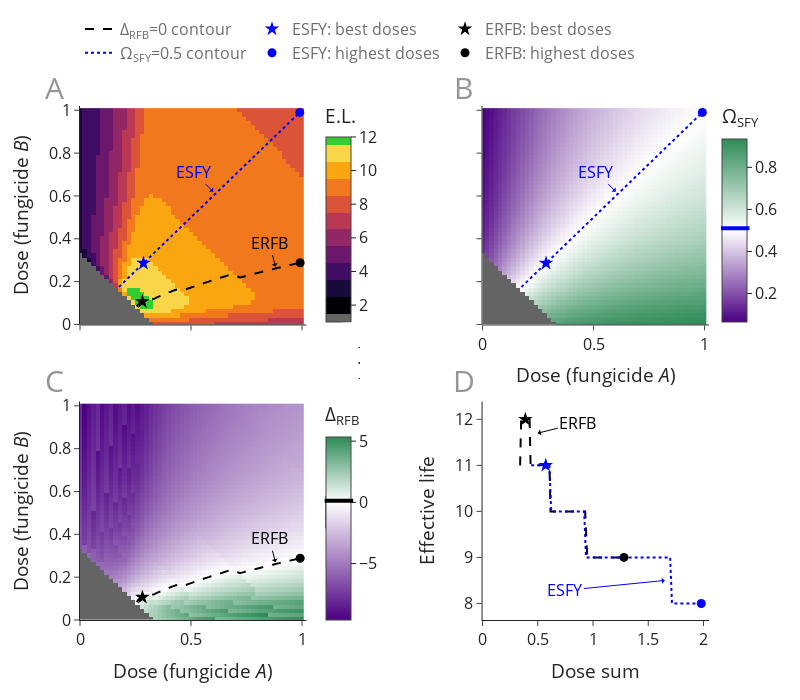

The cell this chart's notebook holds for it:
### Code cell
d = DoseSpaceOverview(output, contour_data, conf_grid.config_string_img)

### Figure 1 — Plotly figure (JSON) as saved in the notebook; plotly's stock layout.template omitted (floating-point values rounded to 4 significant figures; data arrays with more than 128 entries replaced by an {"elided": "..."} marker saying what was removed)
{"data": [{"legendgroup": "cont", "line": {"color": "black", "dash": "dash"}, "mode": "lines", "name": "Δ<sub>RFB</sub>=0 contour", "type": "scatter", "x": [1], "xaxis": "x", "y": [1], "yaxis": "y"}, {"legendgroup": "cont", "line": {"color": "blue", "dash": "dot"}, "mode": "lines", "name": "Ω<sub>SFY</sub>=0.5 contour", "type": "scatter", "x": [1], "xaxis": "x", "y": [1], "yaxis": "y"}, {"colorbar": {"len": 0.46, "thickness": 25, "title": {"text": "E.L."}, "x": 0.375, "y": 0.79}, "colorscale": [[0, "rgb(100, 100, 100)"], [0, "rgb(100, 100, 100)"], [0.04167, "rgb(100, 100, 100)"], [0.04167, "rgb(100, 100, 100)"], [0.04167, "rgb(100, 100, 100)"], [0.04167, "rgb(0.0, 0.0, 4.0)"], [0.1333, "rgb(0.0, 0.0, 4.0)"], [0.1333, "rgb(24.3, 10.8, 58.9)"], [0.225, "rgb(24.3, 10.8, 58.9)"], [0.225, "rgb(64.6, 12.0, 98.6)"], [0.3167, "rgb(64.6, 12.0, 98.6)"], [0.3167, "rgb(106.20000000000002, 23.200000000000003, 108.4)"], [0.4083, "rgb(106.20000000000002, 23.200000000000003, 108.4)"], [0.4083, "rgb(147.0, 37.6, 101.2)"], [0.5, "rgb(147.0, 37.6, 101.2)"], [0.5, "rgb(186.0, 56.0, 83.0)"], [0.5917, "rgb(186.0, 56.0, 83.0)"], [0.5917, "rgb(219.0, 82.80000000000001, 56.79999999999999)"], [0.6833, "rgb(219.0, 82.80000000000001, 56.79999999999999)"], [0.6833, "rgb(241.2, 119.99999999999999, 27.700000000000006)"], [0.775, "rgb(241.2, 119.99999999999999, 27.700000000000006)"], [0.775, "rgb(250.2, 165.8, 17.00000000000001)"], [0.8667, "rgb(250.2, 165.8, 17.00000000000001)"], [0.8667, "rgb(247.5, 213.6, 71.29999999999997)"], [0.9583, "rgb(247.5, 213.6, 71.29999999999997)"], [0.9583, "limegreen"], [1, "limegreen"], [1, "limegreen"]], "type": "heatmap", "x": [0, 0.02, 0.04, 0.06, 0.08, 0.1, 0.12, 0.14, 0.16, 0.18, 0.2, 0.22, 0.24, 0.26, 0.28, 0.3, 0.32, 0.34, 0.36, 0.38, 0.4, 0.42, 0.44, 0.46, 0.48, 0.5, 0.52, 0.54, 0.56, 0.58, 0.6, 0.62, 0.64, 0.66, 0.68, 0.7, 0.72, 0.74, 0.76, 0.78, 0.8, 0.82, 0.84, 0.86, 0.88, 0.9, 0.92, 0.94, 0.96, 0.98, 1], "xaxis": "x", "y": [0, 0.02, 0.04, 0.06, 0.08, 0.1, 0.12, 0.14, 0.16, 0.18, 0.2, 0.22, 0.24, 0.26, 0.28, 0.3, 0.32, 0.34, 0.36, 0.38, 0.4, 0.42, 0.44, 0.46, 0.48, 0.5, 0.52, 0.54, 0.56, 0.58, 0.6, 0.62, 0.64, 0.66, 0.68, 0.7, 0.72, 0.74, 0.76, 0.78, 0.8, 0.82, 0.84, 0.86, 0.88, 0.9, 0.92, 0.94, 0.96, 0.98, 1], "yaxis": "y", "z": {"elided": "51x51 int values"}}, {"colorbar": {"len": 0.1, "thickness": 1, "tickfont": {"color": "rgba(0, 0, 0, 0)", "size": 1}, "x": 0.42, "y": 0.5}, "colorscale": [[0, "black"], [1, "black"]], "contours": {"coloring": "lines", "end": 0, "size": 1, "start": 0}, "line": {"dash": "dash", "width": 2}, "name": "Delta RFB", "type": "contour", "x": [0, 0.02, 0.04, 0.06, 0.08, 0.1, 0.12, 0.14, 0.16, 0.18, 0.2, 0.22, 0.24, 0.26, 0.28, 0.3, 0.32, 0.34, 0.36, 0.38, 0.4, 0.42, 0.44, 0.46, 0.48, 0.5, 0.52, 0.54, 0.56, 0.58, 0.6, 0.62, 0.64, 0.66, 0.68, 0.7, 0.72, 0.74, 0.76, 0.78, 0.8, 0.82, 0.84, 0.86, 0.88, 0.9, 0.92, 0.94, 0.96, 0.98, 1], "xaxis": "x", "y": [0, 0.02, 0.04, 0.06, 0.08, 0.1, 0.12, 0.14, 0.16, 0.18, 0.2, 0.22, 0.24, 0.26, 0.28, 0.3, 0.32, 0.34, 0.36, 0.38, 0.4, 0.42, 0.44, 0.46, 0.48, 0.5, 0.52, 0.54, 0.56, 0.58, 0.6, 0.62, 0.64, 0.66, 0.68, 0.7, 0.72, 0.74, 0.76, 0.78, 0.8, 0.82, 0.84, 0.86, 0.88, 0.9, 0.92, 0.94, 0.96, 0.98, 1], "yaxis": "y", "z": {"elided": "51x51 float values"}}, {"colorbar": {"len": 0.1, "thickness": 1, "tickfont": {"color": "rgba(0, 0, 0, 0)", "size": 1}, "x": 0.42, "y": 0.5}, "colorscale": [[0, "blue"], [1, "blue"]], "contours": {"coloring": "lines", "end": 0.5, "size": 1, "start": 0.5}, "line": {"dash": "dot", "width": 2}, "name": "Equal Selection", "type": "contour", "x": [0, 0.02, 0.04, 0.06, 0.08, 0.1, 0.12, 0.14, 0.16, 0.18, 0.2, 0.22, 0.24, 0.26, 0.28, 0.3, 0.32, 0.34, 0.36, 0.38, 0.4, 0.42, 0.44, 0.46, 0.48, 0.5, 0.52, 0.54, 0.56, 0.58, 0.6, 0.62, 0.64, 0.66, 0.68, 0.7, 0.72, 0.74, 0.76, 0.78, 0.8, 0.82, 0.84, 0.86, 0.88, 0.9, 0.92, 0.94, 0.96, 0.98, 1], "xaxis": "x", "y": [0, 0.02, 0.04, 0.06, 0.08, 0.1, 0.12, 0.14, 0.16, 0.18, 0.2, 0.22, 0.24, 0.26, 0.28, 0.3, 0.32, 0.34, 0.36, 0.38, 0.4, 0.42, 0.44, 0.46, 0.48, 0.5, 0.52, 0.54, 0.56, 0.58, 0.6, 0.62, 0.64, 0.66, 0.68, 0.7, 0.72, 0.74, 0.76, 0.78, 0.8, 0.82, 0.84, 0.86, 0.88, 0.9, 0.92, 0.94, 0.96, 0.98, 1], "yaxis": "y", "z": {"elided": "51x51 float values"}}, {"legendgroup": "black", "marker": {"color": "black", "size": 11, "symbol": "star"}, "mode": "markers", "showlegend": false, "type": "scatter", "x": [0.2811], "xaxis": "x", "y": [0.1064], "yaxis": "y"}, {"legendgroup": "black", "marker": {"color": "black", "size": 9}, "mode": "markers", "showlegend": false, "type": "scatter", "x": [0.9917], "xaxis": "x", "y": [0.2883], "yaxis": "y"}, {"legendgroup": "blue", "marker": {"color": "blue", "size": 11, "symbol": "star"}, "mode": "markers", "showlegend": false, "type": "scatter", "x": [0.286], "xaxis": "x", "y": [0.286], "yaxis": "y"}, {"legendgroup": "blue", "marker": {"color": "blue", "size": 9}, "mode": "markers", "showlegend": false, "type": "scatter", "x": [0.99], "xaxis": "x", "y": [0.99], "yaxis": "y"}, {"colorbar": {"len": 0.1, "thickness": 1, "tickfont": {"color": "rgba(0, 0, 0, 0)", "size": 1}, "x": 0.375, "y": 0.21}, "colorscale": [[0, "rgb(100, 100, 100)"], [1, "rgb(100, 100, 100)"]], "type": "heatmap", "x": [0, 0.4, 0.8], "xaxis": "x2", "y": [0, 0.4, 0.8], "yaxis": "y2", "z": [[0, 0], [0, 0]]}, {"colorbar": {"len": 0.46, "thickness": 25, "title": {"text": "Ω<sub>SFY"}, "x": 1.005, "y": 0.79}, "colorscale": [[0, "indigo"], [0.5, "white"], [1, "seagreen"]], "type": "heatmap", "x": [0, 0.02, 0.04, 0.06, 0.08, 0.1, 0.12, 0.14, 0.16, 0.18, 0.2, 0.22, 0.24, 0.26, 0.28, 0.3, 0.32, 0.34, 0.36, 0.38, 0.4, 0.42, 0.44, 0.46, 0.48, 0.5, 0.52, 0.54, 0.56, 0.58, 0.6, 0.62, 0.64, 0.66, 0.68, 0.7, 0.72, 0.74, 0.76, 0.78, 0.8, 0.82, 0.84, 0.86, 0.88, 0.9, 0.92, 0.94, 0.96, 0.98, 1], "xaxis": "x2", "y": [0, 0.02, 0.04, 0.06, 0.08, 0.1, 0.12, 0.14, 0.16, 0.18, 0.2, 0.22, 0.24, 0.26, 0.28, 0.3, 0.32, 0.34, 0.36, 0.38, 0.4, 0.42, 0.44, 0.46, 0.48, 0.5, 0.52, 0.54, 0.56, 0.58, 0.6, 0.62, 0.64, 0.66, 0.68, 0.7, 0.72, 0.74, 0.76, 0.78, 0.8, 0.82, 0.84, 0.86, 0.88, 0.9, 0.92, 0.94, 0.96, 0.98, 1], "yaxis": "y2", "z": {"elided": "51x51 float values"}}, {"colorbar": {"len": 0.1, "thickness": 1, "tickfont": {"color": "rgba(0, 0, 0, 0)", "size": 1}, "x": 0.42, "y": 0.5}, "colorscale": [[0, "blue"], [1, "blue"]], "contours": {"coloring": "lines", "end": 0.5, "size": 1, "start": 0.5}, "line": {"dash": "dot", "width": 2}, "name": "Equal Selection", "type": "contour", "x": [0, 0.02, 0.04, 0.06, 0.08, 0.1, 0.12, 0.14, 0.16, 0.18, 0.2, 0.22, 0.24, 0.26, 0.28, 0.3, 0.32, 0.34, 0.36, 0.38, 0.4, 0.42, 0.44, 0.46, 0.48, 0.5, 0.52, 0.54, 0.56, 0.58, 0.6, 0.62, 0.64, 0.66, 0.68, 0.7, 0.72, 0.74, 0.76, 0.78, 0.8, 0.82, 0.84, 0.86, 0.88, 0.9, 0.92, 0.94, 0.96, 0.98, 1], "xaxis": "x2", "y": [0, 0.02, 0.04, 0.06, 0.08, 0.1, 0.12, 0.14, 0.16, 0.18, 0.2, 0.22, 0.24, 0.26, 0.28, 0.3, 0.32, 0.34, 0.36, 0.38, 0.4, 0.42, 0.44, 0.46, 0.48, 0.5, 0.52, 0.54, 0.56, 0.58, 0.6, 0.62, 0.64, 0.66, 0.68, 0.7, 0.72, 0.74, 0.76, 0.78, 0.8, 0.82, 0.84, 0.86, 0.88, 0.9, 0.92, 0.94, 0.96, 0.98, 1], "yaxis": "y2", "z": {"elided": "51x51 float values"}}, {"legendgroup": "blue", "marker": {"color": "blue", "size": 11, "symbol": "star"}, "mode": "markers", "showlegend": false, "type": "scatter", "x": [0.286], "xaxis": "x2", "y": [0.286], "yaxis": "y2"}, {"legendgroup": "blue", "marker": {"color": "blue", "size": 9}, "mode": "markers", "showlegend": false, "type": "scatter", "x": [0.99], "xaxis": "x2", "y": [0.99], "yaxis": "y2"}, {"colorbar": {"len": 0.1, "thickness": 1, "tickfont": {"color": "rgba(0, 0, 0, 0)", "size": 1}, "x": 0.375, "y": 0.21}, "colorscale": [[0, "rgb(100, 100, 100)"], [1, "rgb(100, 100, 100)"]], "type": "heatmap", "x": [0, 0.4, 0.8], "xaxis": "x3", "y": [0, 0.4, 0.8], "yaxis": "y3", "z": [[0, 0], [0, 0]]}, {"colorbar": {"len": 0.46, "thickness": 25, "title": {"text": "Δ<sub>RFB"}, "x": 0.375, "y": 0.21}, "colorscale": [[0, "indigo"], [0.6432, "white"], [1, "seagreen"]], "type": "heatmap", "x": [0, 0.02, 0.04, 0.06, 0.08, 0.1, 0.12, 0.14, 0.16, 0.18, 0.2, 0.22, 0.24, 0.26, 0.28, 0.3, 0.32, 0.34, 0.36, 0.38, 0.4, 0.42, 0.44, 0.46, 0.48, 0.5, 0.52, 0.54, 0.56, 0.58, 0.6, 0.62, 0.64, 0.66, 0.68, 0.7, 0.72, 0.74, 0.76, 0.78, 0.8, 0.82, 0.84, 0.86, 0.88, 0.9, 0.92, 0.94, 0.96, 0.98, 1], "xaxis": "x3", "y": [0, 0.02, 0.04, 0.06, 0.08, 0.1, 0.12, 0.14, 0.16, 0.18, 0.2, 0.22, 0.24, 0.26, 0.28, 0.3, 0.32, 0.34, 0.36, 0.38, 0.4, 0.42, 0.44, 0.46, 0.48, 0.5, 0.52, 0.54, 0.56, 0.58, 0.6, 0.62, 0.64, 0.66, 0.68, 0.7, 0.72, 0.74, 0.76, 0.78, 0.8, 0.82, 0.84, 0.86, 0.88, 0.9, 0.92, 0.94, 0.96, 0.98, 1], "yaxis": "y3", "z": {"elided": "51x51 float values"}}, {"colorbar": {"len": 0.1, "thickness": 1, "tickfont": {"color": "rgba(0, 0, 0, 0)", "size": 1}, "x": 0.42, "y": 0.5}, "colorscale": [[0, "black"], [1, "black"]], "contours": {"coloring": "lines", "end": 0, "size": 1, "start": 0}, "line": {"dash": "dash", "width": 2}, "name": "Delta RFB", "type": "contour", "x": [0, 0.02, 0.04, 0.06, 0.08, 0.1, 0.12, 0.14, 0.16, 0.18, 0.2, 0.22, 0.24, 0.26, 0.28, 0.3, 0.32, 0.34, 0.36, 0.38, 0.4, 0.42, 0.44, 0.46, 0.48, 0.5, 0.52, 0.54, 0.56, 0.58, 0.6, 0.62, 0.64, 0.66, 0.68, 0.7, 0.72, 0.74, 0.76, 0.78, 0.8, 0.82, 0.84, 0.86, 0.88, 0.9, 0.92, 0.94, 0.96, 0.98, 1], "xaxis": "x3", "y": [0, 0.02, 0.04, 0.06, 0.08, 0.1, 0.12, 0.14, 0.16, 0.18, 0.2, 0.22, 0.24, 0.26, 0.28, 0.3, 0.32, 0.34, 0.36, 0.38, 0.4, 0.42, 0.44, 0.46, 0.48, 0.5, 0.52, 0.54, 0.56, 0.58, 0.6, 0.62, 0.64, 0.66, 0.68, 0.7, 0.72, 0.74, 0.76, 0.78, 0.8, 0.82, 0.84, 0.86, 0.88, 0.9, 0.92, 0.94, 0.96, 0.98, 1], "yaxis": "y3", "z": {"elided": "51x51 float values"}}, {"legendgroup": "black", "marker": {"color": "black", "size": 11, "symbol": "star"}, "mode": "markers", "showlegend": false, "type": "scatter", "x": [0.2811], "xaxis": "x3", "y": [0.1064], "yaxis": "y3"}, {"legendgroup": "black", "marker": {"color": "black", "size": 9}, "mode": "markers", "showlegend": false, "type": "scatter", "x": [0.9917], "xaxis": "x3", "y": [0.2883], "yaxis": "y3"}, {"line": {"color": "black", "dash": "dash"}, "mode": "lines", "showlegend": false, "type": "scatter", "x": [0.34, 0.3495, 0.359, 0.3685, 0.378, 0.3875, 0.397, 0.4065, 0.416, 0.4255, 0.4349, 0.4444, 0.4539, 0.4634, 0.4729, 0.4824, 0.4919, 0.5014, 0.5109, 0.5204, 0.5299, 0.5394, 0.5489, 0.5584, 0.5679, 0.5774, 0.5869, 0.5964, 0.6059, 0.6154, 0.6248, 0.6343, 0.6438, 0.6533, 0.6628, 0.6723, 0.6818, 0.6913, 0.7008, 0.7103, 0.7198, 0.7293, 0.7388, 0.7483, 0.7578, 0.7673, 0.7768, 0.7863, 0.7958, 0.8053, 0.8147, 0.8242, 0.8337, 0.8432, 0.8527, 0.8622, 0.8717, 0.8812, 0.8907, 0.9002, 0.9097, 0.9192, 0.9287, 0.9477, 0.9572, 0.9667, 0.9762, 0.9857, 0.9952, 1.005, 1.014, 1.024, 1.033, 1.043, 1.052, 1.062, 1.071, 1.081, 1.09, 1.1, 1.109, 1.119, 1.128, 1.138, 1.147, 1.157, 1.166, 1.176, 1.185, 1.195, 1.204, 1.214, 1.223, 1.233, 1.242, 1.252, 1.261, 1.271, 1.28], "xaxis": "x4", "y": [11, 12, 12, 12, 12, 12, 12, 12, 12, 12, 11, 11, 11, 11, 11, 11, 11, 11, 11, 11, 11, 11, 11, 11, 11, 11, 11, 11, 11, 10, 10, 10, 10, 10, 10, 10, 10, 10, 10, 10, 10, 10, 10, 10, 10, 10, 10, 10, 10, 10, 10, 10, 10, 10, 10, 10, 10, 10, 10, 10, 10, 10, 10, 9, 9, 9, 9, 9, 9, 9, 9, 9, 9, 9, 9, 9, 9, 9, 9, 9, 9, 9, 9, 9, 9, 9, 9, 9, 9, 9, 9, 9, 9, 9, 9, 9, 9, 9, 9], "yaxis": "y4"}, {"line": {"color": "blue", "dash": "dot"}, "mode": "lines", "showlegend": false, "type": "scatter", "x": [0.4394, 0.456, 0.4725, 0.4891, 0.5057, 0.5222, 0.5388, 0.5554, 0.5719, 0.5885, 0.6051, 0.6216, 0.6382, 0.6547, 0.6713, 0.6879, 0.7044, 0.721, 0.7376, 0.7541, 0.7707, 0.7873, 0.8038, 0.8204, 0.837, 0.8535, 0.8701, 0.8867, 0.9032, 0.9198, 0.9364, 0.9529, 0.9695, 0.9861, 1.003, 1.019, 1.036, 1.052, 1.069, 1.085, 1.102, 1.119, 1.135, 1.152, 1.168, 1.185, 1.201, 1.218, 1.235, 1.251, 1.268, 1.284, 1.301, 1.317, 1.334, 1.351, 1.367, 1.384, 1.4, 1.417, 1.433, 1.45, 1.466, 1.483, 1.5, 1.516, 1.533, 1.549, 1.566, 1.582, 1.599, 1.616, 1.632, 1.649, 1.665, 1.682, 1.698, 1.715, 1.732, 1.748, 1.765, 1.781, 1.798, 1.814, 1.831, 1.847, 1.864, 1.881, 1.897, 1.914, 1.93, 1.947, 1.963, 1.98], "xaxis": "x4", "y": [11, 11, 11, 11, 11, 11, 11, 11, 11, 11, 11, 10, 10, 10, 10, 10, 10, 10, 10, 10, 10, 10, 10, 10, 10, 10, 10, 10, 10, 10, 9, 9, 9, 9, 9, 9, 9, 9, 9, 9, 9, 9, 9, 9, 9, 9, 9, 9, 9, 9, 9, 9, 9, 9, 9, 9, 9, 9, 9, 9, 9, 9, 9, 9, 9, 9, 9, 9, 9, 9, 9, 9, 9, 9, 9, 9, 9, 8, 8, 8, 8, 8, 8, 8, 8, 8, 8, 8, 8, 8, 8, 8, 8, 8], "yaxis": "y4"}, {"legendgroup": "blue", "marker": {"color": "blue", "size": 11, "symbol": "star"}, "mode": "markers", "name": "ESFY: best doses", "showlegend": true, "type": "scatter", "x": [0.5719], "xaxis": "x4", "y": [11], "yaxis": "y4"}, {"legendgroup": "blue", "marker": {"color": "blue", "size": 9}, "mode": "markers", "name": "ESFY: highest doses", "showlegend": true, "type": "scatter", "x": [1.98], "xaxis": "x4", "y": [8], "yaxis": "y4"}, {"legendgroup": "black", "marker": {"color": "black", "size": 11, "symbol": "star"}, "mode": "markers", "name": "ERFB: best doses", "showlegend": true, "type": "scatter", "x": [0.3875], "xaxis": "x4", "y": [12], "yaxis": "y4"}, {"legendgroup": "black", "marker": {"color": "black", "size": 9}, "mode": "markers", "name": "ERFB: highest doses", "showlegend": true, "type": "scatter", "x": [1.28], "xaxis": "x4", "y": [9], "yaxis": "y4"}], "layout": {"annotations": [{"arrowcolor": "black", "arrowhead": 0, "arrowsize": 2, "arrowwidth": 4, "ax": 30, "ay": 0, "text": "", "x": 0.389, "xref": "paper", "y": 0.232, "yref": "paper"}, {"arrowcolor": "blue", "arrowhead": 0, "arrowsize": 2, "arrowwidth": 4, "ax": 30, "ay": 0, "text": "", "x": 1.019, "xref": "paper", "y": 0.762, "yref": "paper"}, {"font": {"color": "rgb(150,150,150)", "size": 30}, "showarrow": false, "text": "A", "x": -0.04, "xanchor": "center", "xref": "paper", "y": 1.08, "yanchor": "top", "yref": "paper"}, {"font": {"color": "rgb(150,150,150)", "size": 30}, "showarrow": false, "text": "B", "x": 0.61, "xanchor": "center", "xref": "paper", "y": 1.08, "yanchor": "top", "yref": "paper"}, {"font": {"color": "rgb(150,150,150)", "size": 30}, "showarrow": false, "text": "C", "x": -0.04, "xanchor": "center", "xref": "paper", "y": 0.51, "yanchor": "top", "yref": "paper"}, {"font": {"color": "rgb(150,150,150)", "size": 30}, "showarrow": false, "text": "D", "x": 0.61, "xanchor": "center", "xref": "paper", "y": 0.51, "yanchor": "top", "yref": "paper"}, {"bgcolor": "white", "font": {"size": 50}, "opacity": 1, "showarrow": false, "text": " ", "x": 0.43, "xanchor": "center", "xref": "paper", "y": 0.58, "yanchor": "top", "yref": "paper"}, {"arrowcolor": "blue", "arrowhead": 1, "arrowsize": 1, "ax": -20, "ay": -20, "font": {"color": "blue", "size": 16}, "text": "ESFY", "x": 0.6, "xref": "x", "y": 0.62, "yref": "y"}, {"arrowcolor": "blue", "arrowhead": 1, "arrowsize": 1, "ax": -20, "ay": -20, "font": {"color": "blue", "size": 16}, "text": "ESFY", "x": 0.6, "xref": "x2", "y": 0.62, "yref": "y2"}, {"arrowcolor": "black", "arrowhead": 1, "arrowsize": 1, "ax": -6, "ay": -24, "font": {"color": "black", "size": 16}, "text": "ERFB", "x": 0.88, "xref": "x", "y": 0.27, "yref": "y"}, {"arrowcolor": "black", "arrowhead": 1, "arrowsize": 1, "ax": -6, "ay": -24, "font": {"color": "black", "size": 16}, "text": "ERFB", "x": 0.88, "xref": "x3", "y": 0.27, "yref": "y3"}, {"arrowcolor": "blue", "arrowhead": 1, "arrowsize": 1, "ax": -100, "ay": 10, "font": {"color": "blue", "size": 16}, "text": "ESFY", "x": 1.65, "xref": "x4", "y": 8.5, "yref": "y4"}, {"arrowcolor": "black", "arrowhead": 1, "arrowsize": 1, "ax": 40, "ay": -10, "font": {"color": "black", "size": 16}, "text": "ERFB", "x": 0.5, "xref": "x4", "y": 11.7, "yref": "y4"}], "coloraxis": {"showscale": false}, "font": {"size": 16}, "height": 700, "legend": {"font": {"color": "rgb(110,110,110)"}, "orientation": "h", "x": 0, "xanchor": "left", "y": 1.07, "yanchor": "bottom"}, "showlegend": true, "width": 800, "xaxis": {"anchor": "y", "domain": [0, 0.36], "range": [0, 1.02], "showgrid": false, "showticklabels": false, "type": "linear", "zeroline": false}, "xaxis2": {"anchor": "y2", "domain": [0.64, 1], "range": [0, 1.02], "showgrid": false, "title": {"text": "Dose (fungicide <i>A</i>)"}, "type": "linear", "zeroline": false}, "xaxis3": {"anchor": "y3", "domain": [0, 0.36], "range": [0, 1.02], "showgrid": false, "title": {"text": "Dose (fungicide <i>A</i>)"}, "type": "linear", "zeroline": false}, "xaxis4": {"anchor": "y4", "domain": [0.64, 1], "range": [0, 2.05], "showgrid": false, "showline": true, "title": {"text": "Dose sum"}, "type": "linear"}, "yaxis": {"anchor": "x", "domain": [0.575, 1], "range": [0, 1.02], "showgrid": false, "title": {"text": "Dose (fungicide <i>B</i>)"}, "type": "linear", "zeroline": false}, "yaxis2": {"anchor": "x2", "domain": [0.575, 1], "range": [0, 1.02], "showgrid": false, "showticklabels": false, "type": "linear", "zeroline": false}, "yaxis3": {"anchor": "x3", "domain": [0, 0.425], "range": [0, 1.02], "showgrid": false, "title": {"text": "Dose (fungicide <i>B</i>)"}, "type": "linear", "zeroline": false}, "yaxis4": {"anchor": "x4", "autorange": true, "domain": [0, 0.425], "range": [7.64, 12.39], "showgrid": false, "title": {"text": "Effective life"}, "type": "linear"}}}
